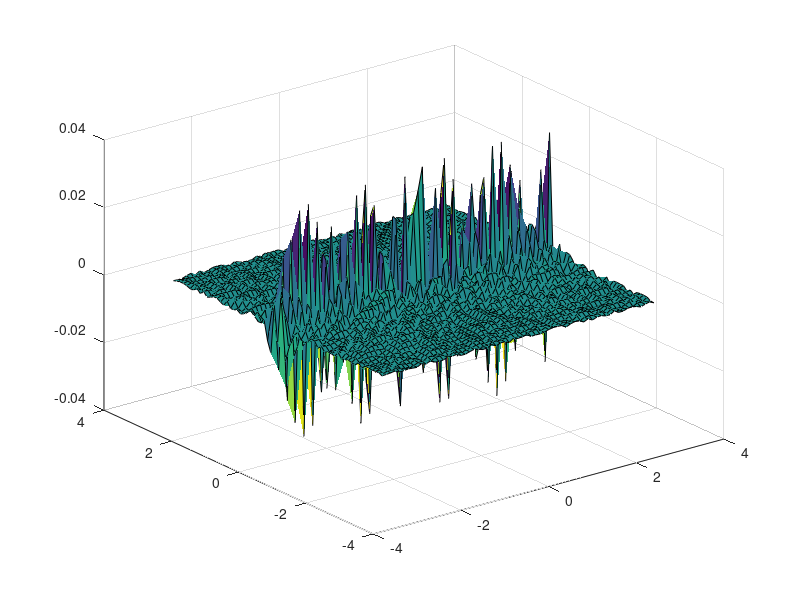

MATLAB code to generate this figure:
function [s] = color()
s=0;
T=-500:500;
figure;
x = -pi:0.1:pi;
y = -pi:0.1:pi;

for i=1:length(x)
    for j=1:length(y)
        Z(i,j) = 1*(sin(T(i)*sqrt(x(i).^2+y(j).^2))/(T(j)*sqrt(x(i).^2+y(i).^2)));
    end;
end;
surf(x,y,Z);